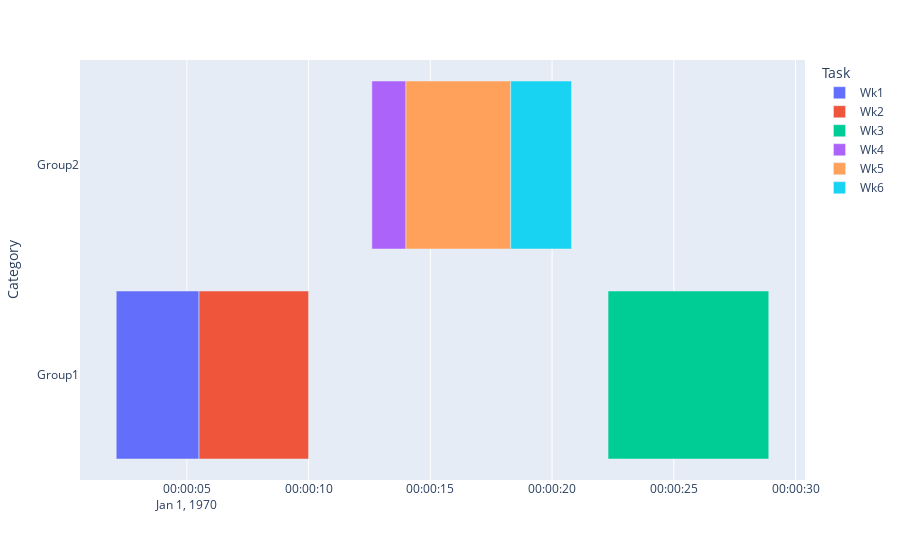

Notebook cell for this chart:
### Code cell
fig = px.timeline(df, x_start='Start', x_end='End', y='Category', color='Task')
fig.show()

### Figure 1 — Plotly figure (JSON) as saved in the notebook; plotly's stock layout.template omitted (floating-point values rounded to 4 significant figures)
{"data": [{"alignmentgroup": "True", "base": ["1970-01-01T00:00:02.100000"], "hovertemplate": "Task=Wk1<br>Start=%{base}<br>End=%{x}<br>Category=%{y}<extra></extra>", "legendgroup": "Wk1", "marker": {"color": "#636efa", "pattern": {"shape": ""}}, "name": "Wk1", "offsetgroup": "Wk1", "orientation": "h", "showlegend": true, "textposition": "auto", "type": "bar", "x": [3400], "xaxis": "x", "y": ["Group1"], "yaxis": "y"}, {"alignmentgroup": "True", "base": ["1970-01-01T00:00:05.500000"], "hovertemplate": "Task=Wk2<br>Start=%{base}<br>End=%{x}<br>Category=%{y}<extra></extra>", "legendgroup": "Wk2", "marker": {"color": "#EF553B", "pattern": {"shape": ""}}, "name": "Wk2", "offsetgroup": "Wk2", "orientation": "h", "showlegend": true, "textposition": "auto", "type": "bar", "x": [4500], "xaxis": "x", "y": ["Group1"], "yaxis": "y"}, {"alignmentgroup": "True", "base": ["1970-01-01T00:00:22.300000"], "hovertemplate": "Task=Wk3<br>Start=%{base}<br>End=%{x}<br>Category=%{y}<extra></extra>", "legendgroup": "Wk3", "marker": {"color": "#00cc96", "pattern": {"shape": ""}}, "name": "Wk3", "offsetgroup": "Wk3", "orientation": "h", "showlegend": true, "textposition": "auto", "type": "bar", "x": [6600], "xaxis": "x", "y": ["Group1"], "yaxis": "y"}, {"alignmentgroup": "True", "base": ["1970-01-01T00:00:12.600000"], "hovertemplate": "Task=Wk4<br>Start=%{base}<br>End=%{x}<br>Category=%{y}<extra></extra>", "legendgroup": "Wk4", "marker": {"color": "#ab63fa", "pattern": {"shape": ""}}, "name": "Wk4", "offsetgroup": "Wk4", "orientation": "h", "showlegend": true, "textposition": "auto", "type": "bar", "x": [1400], "xaxis": "x", "y": ["Group2"], "yaxis": "y"}, {"alignmentgroup": "True", "base": ["1970-01-01T00:00:14"], "hovertemplate": "Task=Wk5<br>Start=%{base}<br>End=%{x}<br>Category=%{y}<extra></extra>", "legendgroup": "Wk5", "marker": {"color": "#FFA15A", "pattern": {"shape": ""}}, "name": "Wk5", "offsetgroup": "Wk5", "orientation": "h", "showlegend": true, "textposition": "auto", "type": "bar", "x": [4300], "xaxis": "x", "y": ["Group2"], "yaxis": "y"}, {"alignmentgroup": "True", "base": ["1970-01-01T00:00:18.300000"], "hovertemplate": "Task=Wk6<br>Start=%{base}<br>End=%{x}<br>Category=%{y}<extra></extra>", "legendgroup": "Wk6", "marker": {"color": "#19d3f3", "pattern": {"shape": ""}}, "name": "Wk6", "offsetgroup": "Wk6", "orientation": "h", "showlegend": true, "textposition": "auto", "type": "bar", "x": [2500], "xaxis": "x", "y": ["Group2"], "yaxis": "y"}], "layout": {"barmode": "overlay", "legend": {"title": {"text": "Task"}, "tracegroupgap": 0}, "margin": {"t": 60}, "xaxis": {"anchor": "y", "domain": [0, 1], "type": "date"}, "yaxis": {"anchor": "x", "domain": [0, 1], "title": {"text": "Category"}}}}
